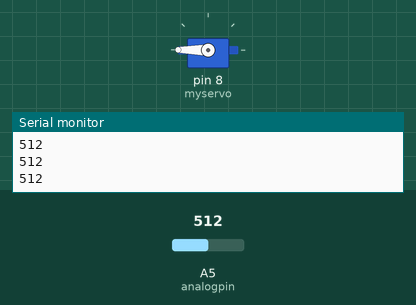
Simulated run of this sketch. Board: Arduino Uno, built with avr-gcc and run on an emulated ATmega328P. On the bench: servo, the last lines printed to the serial monitor. The test bench sets the inputs (shaded band); at power-on: A5 (analogpin) = 512.

Above: at 1.2 s.
1.3 s: A5 (analogpin) set to 414
2.8 s: A5 (analogpin) set to 393
At 4.0 s:
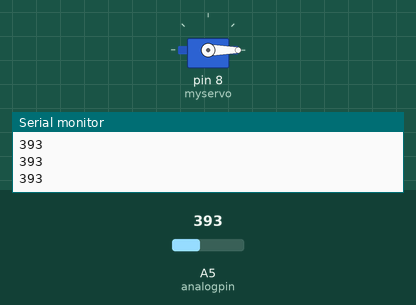
4.3 s: A5 (analogpin) set to 410
At 5.3 s:
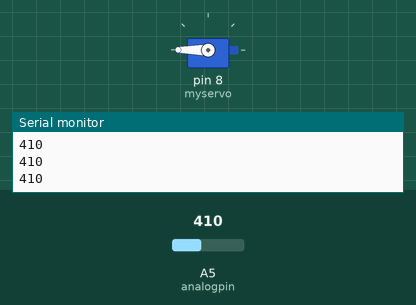
5.8 s: A5 (analogpin) set to 390
At 6.6 s:
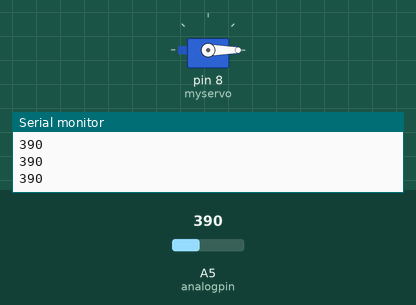
Timing chart, 0 to 8.3 s (numbered marks = the images above; inputs shaded):
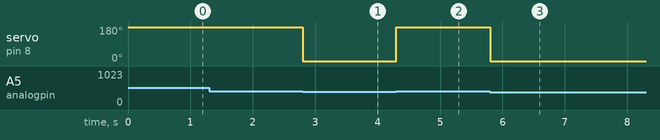

Measured:
- the behaviour switches between 401 and 400 on A5 (analogpin) (found by bisection; images 0 and 1)
- after the input at 2.8 s, servo on pin 8 (myservo): 180° → 0° at once
- after the input at 4.3 s, servo on pin 8 (myservo): 0° → 180° at once
- after the input at 5.8 s, servo on pin 8 (myservo): 180° → 0° at once

The sketch:

lll.ino
```cpp
#include <Servo.h>
Servo myservo;
const int analogpin = A5;

void setup()
{
 pinMode(A5, INPUT);
 myservo.attach(8);
Serial.begin(9600);

}
void loop()
{
 int analogg = analogRead(analogpin);
if(analogg > 400)
 {
  myservo.write(180);
}
  else
  {
    myservo.write(-180);
  }
 Serial.println(analogg);
}
```
